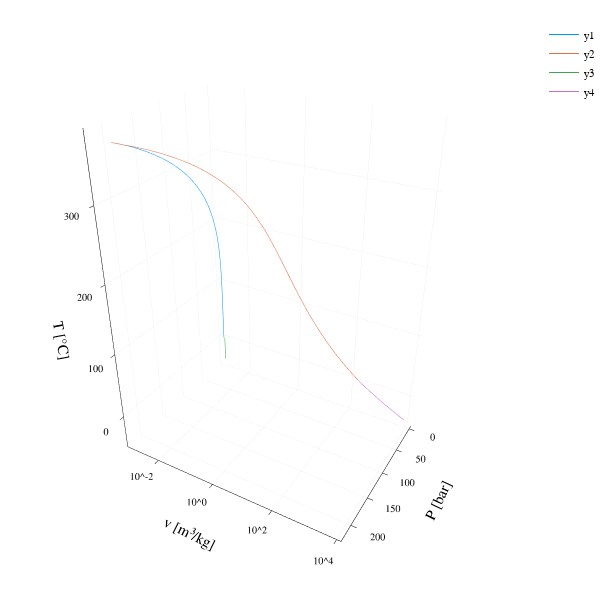

Notebook code for this chart:
### Code cell
plot( df_LV.vf_m³_kg, df_LV.P_bar, df_LV.T_°C, fillrange = 0, fillalpha = 0.3)
plot!(df_LV.vg_m³_kg, df_LV.P_bar, df_LV.T_°C)
plot!(df_SV.vi_m³_kg, df_SV.P_bar, df_SV.T_°C)
plot!(df_SV.vg_m³_kg, df_SV.P_bar, df_SV.T_°C,
  xaxis = ("v [m³/kg]", :log ),
  yaxis = ("P [bar]"  , :flip),
  zaxis = ("T [°C]"),
  size = (600,600)
)
